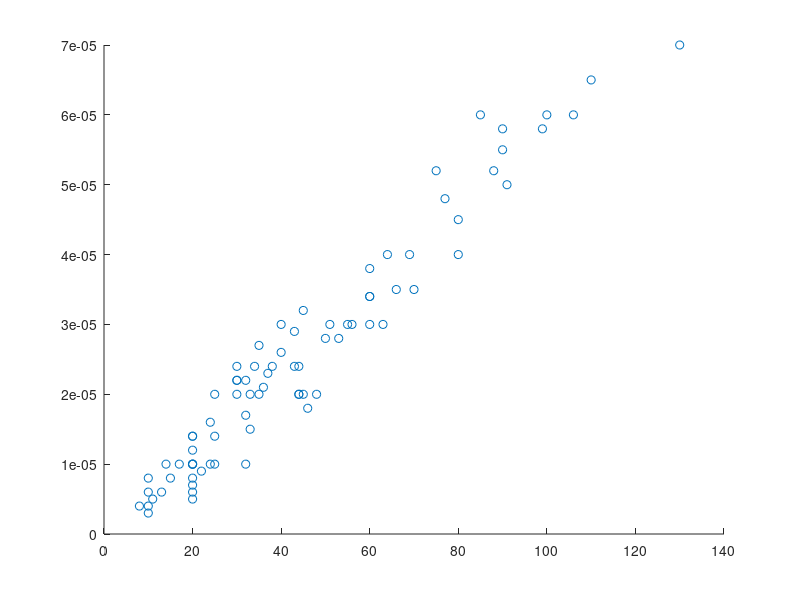

The MATLAB script that drew this image: (Note: this script raises an error after producing the figure.)
% Importeer en vertaal de data uit Louisiana naar een array
interferometrie = importdata('interferometrie.csv').data;

% Scheid de variabelen Louisiana in tijd en strain
overgangen = interferometrie(:,1);
verschuivingen  = interferometrie(:,2);

err = (3*std(verschuivingen))*ones(size(overgangen));

% Plot de data uit Louisiana
fig1 = scatter(overgangen, verschuivingen);
hold on;
errorbar(overgangen, verschuivingen, err, "LineStyle","none")

% Maak de legenda
legend("Metingen", "errorbar",FontSize=13, Location="southeast");

% zet de uitlijning aan
grid on;

% definieer de labels op de x en y assen
xlabel("licht overgangen (-)")
ylabel("Verschuiving x (m)")